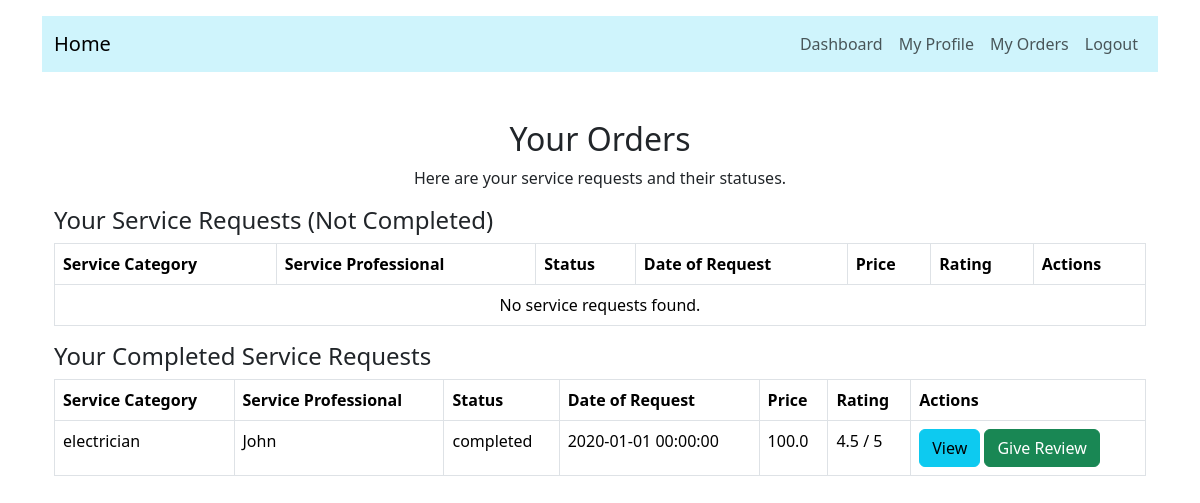
The page /customer/orders (signed in) on the database as committed earlier.
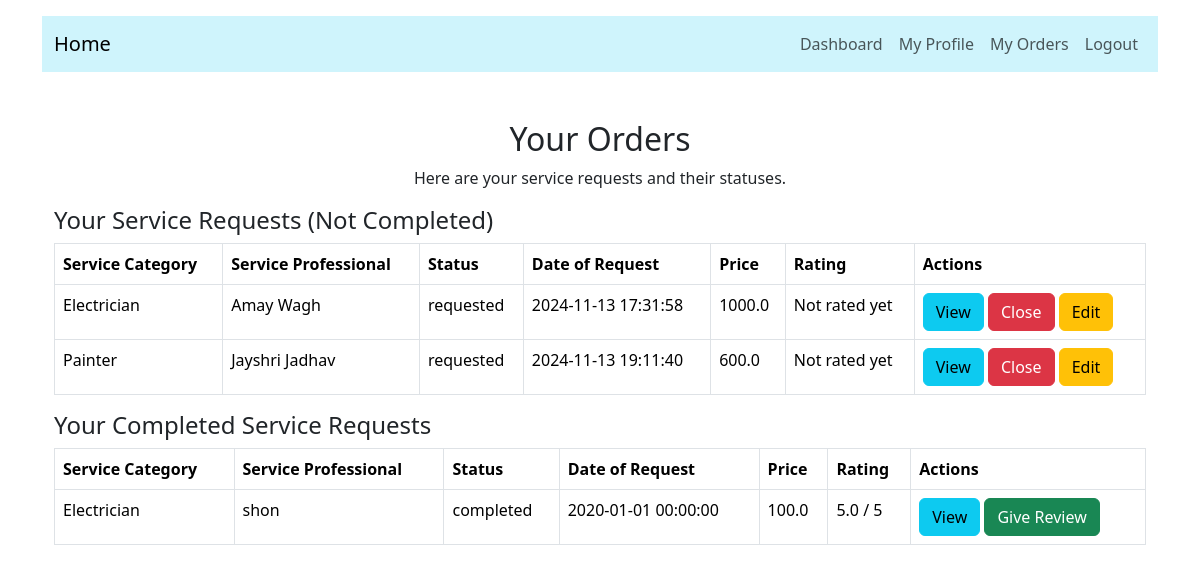
The same page on the database as committed later.
### application/model.py (models this page shows)
class ServiceRequest(db.Model):
    id = db.Column(db.Integer, primary_key=True)
    customer_id = db.Column(db.Integer, db.ForeignKey('customer.id'), nullable=False)
    service_professional_id = db.Column(db.Integer, db.ForeignKey('service_professional.id'), nullable=False)
    service_category_id = db.Column(db.Integer, db.ForeignKey('service_category.id', ondelete='SET NULL'), nullable=True)
    service_category = db.Column(db.String(80), nullable=False)
    date_request = db.Column(db.DateTime, nullable=False)
    date_completion = db.Column(db.DateTime, nullable=False)
    status = db.Column(db.String(80), nullable=False)  # ('completed', 'requested', 'denied', 'in_progress')
    rating = db.Column(db.Float, nullable=True)
    feedback = db.Column(db.String(400), nullable=True)

class ServiceProfessional(db.Model):
    id = db.Column(db.Integer, primary_key=True)
    name = db.Column(db.String(80), nullable=False)
    phone = db.Column(db.String(80), nullable=False)
    city = db.Column(db.String(80), nullable=False)
    service_category = db.Column(db.String(80), nullable=False)
    rating = db.Column(db.Float, nullable=True)
    experience = db.Column(db.Integer, nullable=False)
    company_name = db.Column(db.String(80), nullable=False)
    status = db.Column(db.String(80), nullable=False)  # ('blacklisted', 'approved', 'pending')
    price_per_hour = db.Column(db.Float, nullable=False)
    expenses_per_hour = db.Column(db.Float, nullable=True)
    user_id = db.Column(db.Integer, db.ForeignKey('user.id'), nullable=False)
    service_requests = db.relationship('ServiceRequest', backref='service_professional', lazy=True)

class Review(db.Model):
    id = db.Column(db.Integer, primary_key=True)
    customer_id = db.Column(db.Integer, db.ForeignKey('customer.id'), nullable=False)
    service_professional_id = db.Column(db.Integer, db.ForeignKey('service_professional.id'), nullable=False)
    ServiceRequest_id = db.Column(db.Integer, db.ForeignKey('service_request.id'), nullable=False)
    rating = db.Column(db.Float, nullable=False)
    feedback = db.Column(db.String(400), nullable=True)
    date_review = db.Column(db.DateTime, nullable=False)

### application/routes.py (the view)
@app.route('/customer/orders')
def customer_orders():
    user_id = session.get('user_id')
    customer = Customer.query.filter_by(user_id=user_id).first()
    service_requests = ServiceRequest.query.filter_by(customer_id=customer.id).all()
    for request in service_requests:
        request.review = Review.query.filter_by(ServiceRequest_id=request.id).first()
    return render_template('customer_orders.html', service_requests=service_requests)

### templates/customer_orders.html (shortened to what this page needs)
{% extends 'base.html' %}
{% block content %}
<div class="container mt-5">
    <div class="row">
        <div class="col-12 text-center">
            <h2>Your Orders</h2>
            <p>Here are your service requests and their statuses.</p>
        </div>
    </div>
    <div class="row" style="max-height: 500px; overflow-y: auto;">
        <div class="col-12">
            <h4>Your Service Requests (Not Completed)</h4>
            <table class="table table-bordered">
                <thead>
                    <tr>
                        <th>Service Category</th>
                        <th>Service Professional</th>
                        <th>Status</th>
                        <th>Date of Request</th>
                        <th>Price</th>
                        <th>Rating</th>
                        <th>Actions</th>
                    </tr>
                </thead>
                <tbody>
                    {% for request in service_requests if request.status != 'completed' %}
                    <tr>
                        <td>{{ request.service_category }}</td>
                        <td>{{ request.service_professional.name }}</td>
                        <td>{{ request.status }}</td>
                        <td>{{ request.date_request.strftime('%Y-%m-%d %H:%M:%S') }}</td>
                        <td>{{ request.service_professional.price_per_hour }}</td>
                        <td>
                            {% if request.review.rating %}
                            {{ request.review.rating }} / 5
                            {% else %}
                            Not rated yet
                            {% endif %}
                        </td>
                        <td>
                            <button type="button" class="btn btn-info btn-block" data-bs-toggle="modal"
                                data-bs-target="#viewServiceRequestModal{{ request.id }}">View</button>
                            {% if request.status != 'completed' %}
                            <a href="{{ url_for('close_service_request', request_id=request.id) }}"
                                class="btn btn-danger btn-block">Close</a>
                            <button type="button" class="btn btn-warning btn-block" data-bs-toggle="modal"
                                data-bs-target="#editServiceRequestModal{{ request.id }}">Edit</button>
                            {% endif %}
                        </td>
                    </tr>
                    {% else %}
                    <tr>
                        <td colspan="7" class="text-center">No service requests found.</td>
                    </tr>
                    {% endfor %}
                </tbody>
            </table>
        </div>
    </div>
    <div class="row" style="max-height: 500px; overflow-y: auto;">
        <div class="col-12">
            <h4>Your Completed Service Requests</h4>
            <table class="table table-bordered">
                <thead>
                    <tr>
                        <th>Service Category</th>
                        <th>Service Professional</th>
                        <th>Status</th>
                        <th>Date of Request</th>
                        <th>Price</th>
                        <th>Rating</th>
                        <th>Actions</th>
                    </tr>
                </thead>
                <tbody>
                    {% for request in service_requests if request.status == 'completed' %}
                    <tr>
                        <td>{{ request.service_category }}</td>
                        <td>{{ request.service_professional.name }}</td>
                        <td>{{ request.status }}</td>
                        <td>{{ request.date_request.strftime('%Y-%m-%d %H:%M:%S') }}</td>
                        <td>{{ request.service_professional.price_per_hour }}</td>
                        <td>
                            {% if request.review.rating %}
                            {{ request.review.rating }} / 5
                            {% else %}
                            Not rated yet
                            {% endif %}
                        </td>
                        <td>
                            <button type="button" class="btn btn-info btn-block" data-bs-toggle="modal"
                                data-bs-target="#viewServiceRequestModal{{ request.id }}">View</button>
                            <button type="button" class="btn btn-success btn-block" data-bs-toggle="modal"
                                data-bs-target="#giveReviewModal{{ request.id }}">Give Review</button>
                        </td>
                    </tr>
                    {% else %}
                    <tr>
                        <td colspan="7" class="text-center">No completed service requests found.</td>
                    </tr>
                    {% endfor %}
                </tbody>
            </table>
        </div>
    </div>
</div>
{% endblock %}

### templates/base.html (shortened to what this page needs)
<!DOCTYPE html>
<html lang="en">
<head>
    <link href="https://cdn.jsdelivr.net/npm/bootstrap@5.3.3/dist/css/bootstrap.min.css" rel="stylesheet">
</head>
<body>
    <div class="container mt-3">
            {%include 'navbar.html'%}
        </div>
        <div class="container mt-5">
    {%block content%}
    {%endblock%}
</div>
</body>
</html>

### templates/navbar.html (shortened to what this page needs)
<nav class="navbar navbar-expand-lg navbar-light bg-info-subtle">
  <div class="container-fluid">
    <a class="navbar-brand" href="/">Home</a>
    <div class="collapse navbar-collapse justify-content-end" id="navbarNavDropdown">
      <ul class="navbar-nav">
        {% if not session['role'] %}
        <li class="nav-item dropdown">
          <a class="nav-link dropdown-toggle" href="#" id="navbarDropdown" role="button" data-bs-toggle="dropdown" aria-expanded="false">
            Register
          </a>
          <ul class="dropdown-menu" aria-labelledby="navbarDropdown">
            <li><a class="dropdown-item" href="{{ url_for('registercustomer') }}">As a Customer</a></li>
            <li><a class="dropdown-item" href="{{ url_for('registerserviceprofessional') }}">As a Service Professional</a></li>
          </ul>
        </li>
        <li class="nav-item">
          <a class="nav-link" href="{{ url_for('Login') }}">Login</a>
        </li>
        {% elif session['role'] == 'customer' %}
        <li class="nav-item">
          <a class="nav-link" href="{{ url_for('customer_dashboard') }}">Dashboard</a>
        </li>
        <li class="nav-item">
          <a class="nav-link" href="{{ url_for('customer_profile') }}">My Profile</a>
        </li>
        <li class="nav-item">
          <a class="nav-link" href="{{ url_for('customer_orders') }}">My Orders</a>
        {%endif%}
        {% if session['role'] %}
        <li class="nav-item">
          <a class="nav-link" href="{{ url_for('logout') }}">Logout</a>
        </li>
        {% endif %}
      </ul>
    </div>
  </div>
</nav>

Rows that differ between the two databases and show on the page:
added ServiceRequest: service_category "Electrician", service_professional.name "Amay Wagh", status "requested", date_request "2024-11-13 17:31:58", service_professional.price_per_hour "1000.0", shown under "Your Service Requests (Not Completed)"
added ServiceRequest: service_category "Painter", service_professional.name "Jayshri Jadhav", status "requested", date_request "2024-11-13 19:11:40", service_professional.price_per_hour "600.0", shown under "Your Service Requests (Not Completed)"
changed ServiceRequest "completed": service_category "electrician" → "Electrician"; service_professional.name "John" → "shon"; review.rating "4.5" → "5.0"
Other text that changed with them:
text no longer shown: "No service requests found."
